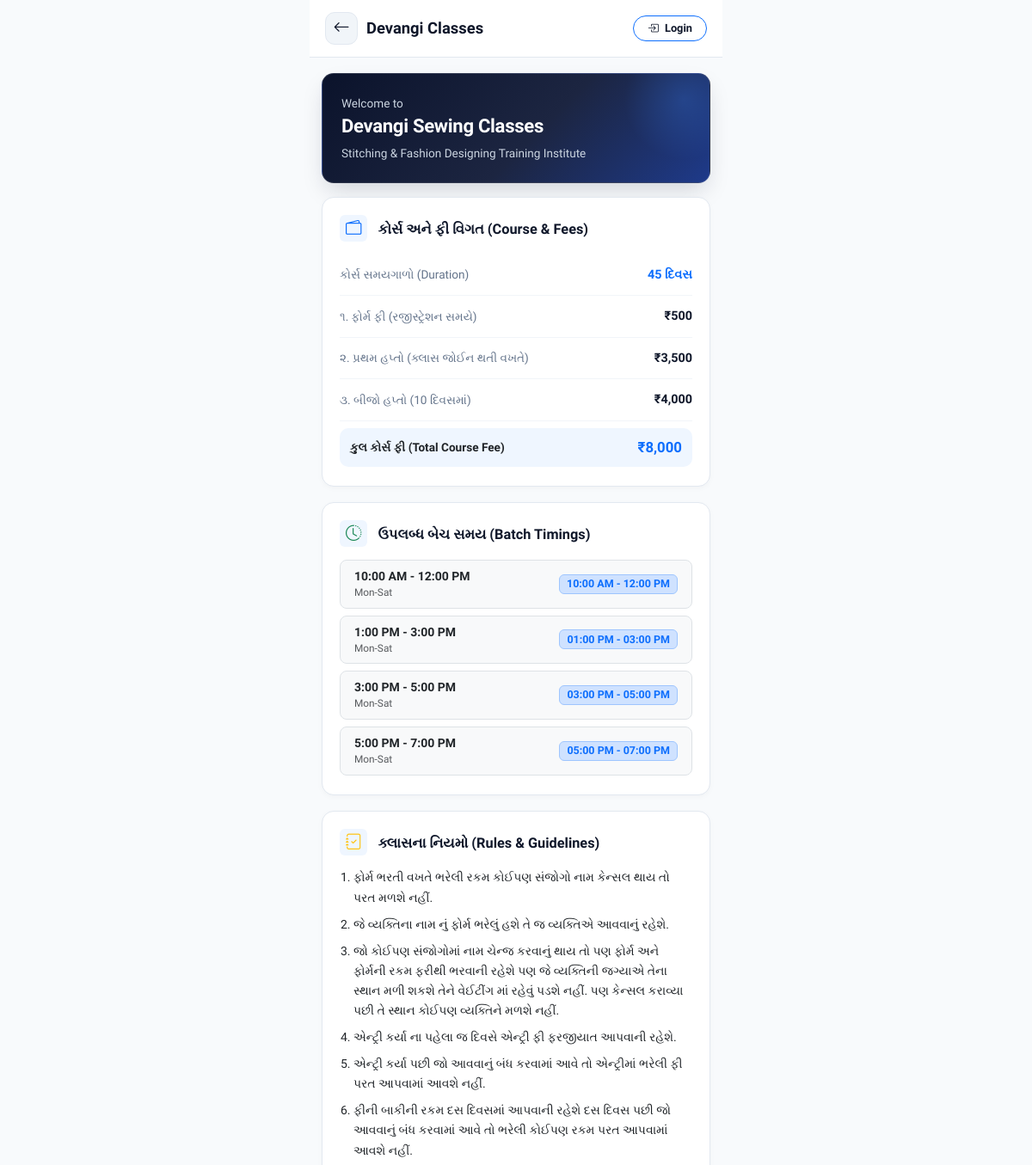
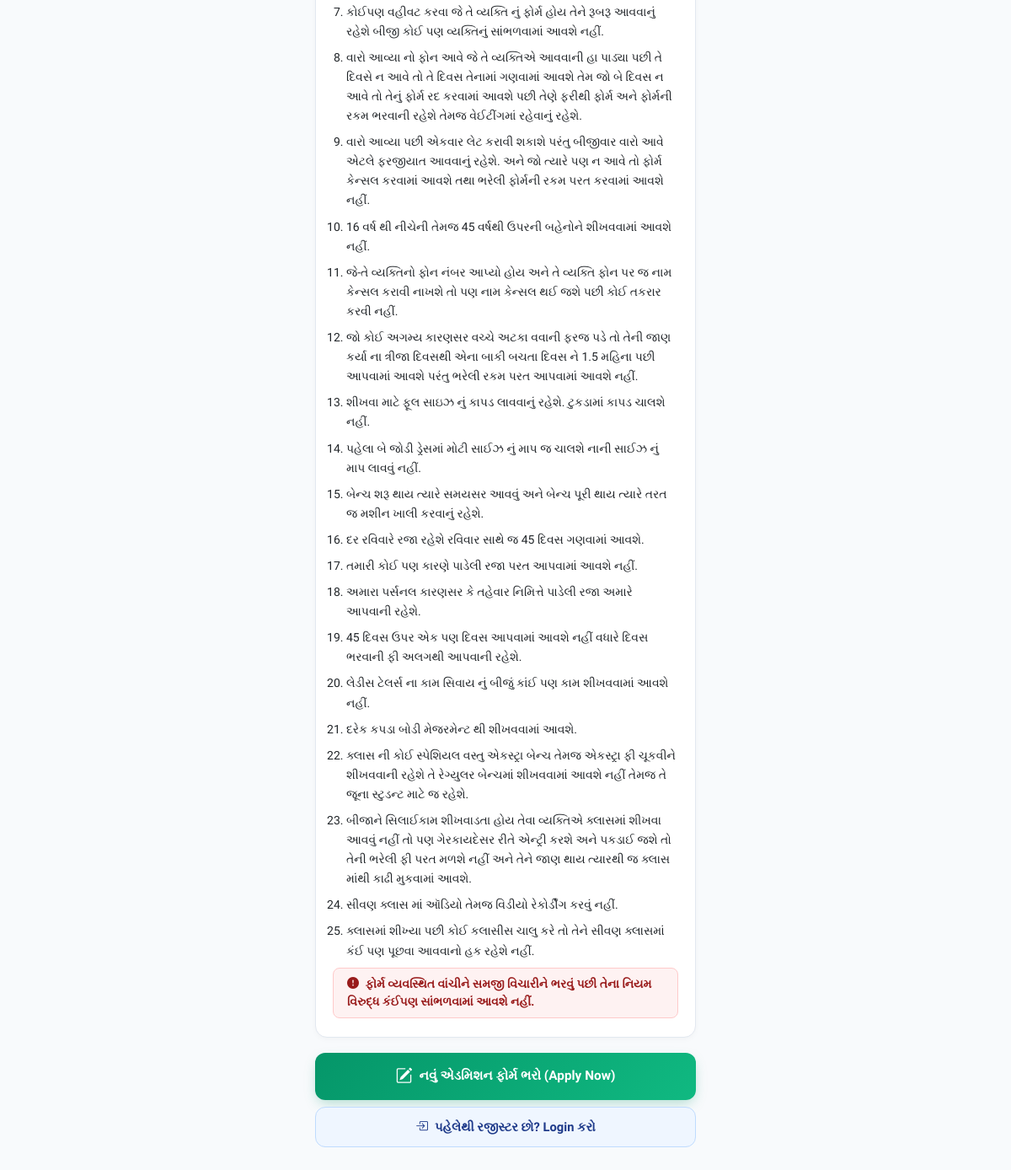
Screenshot of /public/student/info.php with the database file from the repository (2 pictures, top to bottom).
### tables this page shows
CREATE TABLE IF NOT EXISTS batches (
    id INT UNSIGNED AUTO_INCREMENT PRIMARY KEY,
    name VARCHAR(50) NOT NULL,              
    batch_days VARCHAR(100) DEFAULT NULL,   
    start_time TIME NOT NULL,
    end_time TIME NOT NULL,
    capacity INT UNSIGNED NOT NULL DEFAULT 8,
    is_active TINYINT(1) NOT NULL DEFAULT 1,
    created_at DATETIME DEFAULT CURRENT_TIMESTAMP,
    updated_at DATETIME DEFAULT CURRENT_TIMESTAMP ON UPDATE CURRENT_TIMESTAMP
);

### includes/functions.php (called while the page is built, shortened)
<?php
function load_all_settings(bool $forceReload = false): array
{
    if ($forceReload || !isset($GLOBALS['_APP_SETTINGS_CACHE'])) {
        $pdo = db();
        $rows = $pdo->query("SELECT setting_key, setting_value FROM settings")->fetchAll();
        $map = [];
        foreach ($rows as $row) {
            $map[$row['setting_key']] = $row['setting_value'];
        }
        if (($map['_settings_v2_ready'] ?? '') !== '1') {
            ensure_settings_initialized($pdo, $map);
        }
        if (($map['_schema_v6_ready'] ?? '') !== '1') {
            ensure_database_schema_ready($pdo);
            $map['_schema_v6_ready'] = '1';
        }
    }
    return $GLOBALS['_APP_SETTINGS_CACHE'];
}
function ensure_database_schema_ready(PDO $pdo): void
{
    try {
        $studentCols = $pdo->query("SHOW COLUMNS FROM students")->fetchAll(PDO::FETCH_COLUMN);
        if (!in_array('password_hash', $studentCols, true)) {
            $pdo->exec("ALTER TABLE students ADD COLUMN password_hash VARCHAR(255) DEFAULT NULL AFTER student_mobile");
        }
        $pdo->exec("
            UPDATE students s
            JOIN (
                SELECT student_id, MAX(amount) as paid_joining
                FROM payments
                WHERE stage = 'joining_fee' AND status = 'success'
                GROUP BY student_id
            ) p ON s.id = p.student_id
            SET s.joining_fee_amount = p.paid_joining
            WHERE s.joining_fee_amount IS NULL
        ");
        $pdo->exec("
            UPDATE students
            SET form_fee_amount = 500.00,
                joining_fee_amount = 3500.00,
                second_payment_amount = 4000.00,
                total_course_fee = 8000.00
            WHERE (form_no = 'DSC-F-00001' OR id = 1) AND (joining_fee_amount IS NULL OR joining_fee_amount = 4500.00)
        ");
        $currForm = (float)get_setting('form_fee', 500);
        $currJoining = (float)get_setting('joining_fee', 4500);
        $currSecond = (float)get_setting('second_payment_amount', 5000);
        $currTotal = $currForm + $currJoining + $currSecond;
        $pdo->exec("
            UPDATE students
            SET form_fee_amount = COALESCE(form_fee_amount, {$currForm}),
                joining_fee_amount = COALESCE(joining_fee_amount, {$currJoining}),
                second_payment_amount = COALESCE(second_payment_amount, {$currSecond}),
                total_course_fee = COALESCE(total_course_fee, {$currTotal})
            WHERE joining_fee_amount IS NULL OR total_course_fee IS NULL
        ");
        $pdo->exec("CREATE TABLE IF NOT EXISTS student_notices (
            id INT UNSIGNED AUTO_INCREMENT PRIMARY KEY,
            title VARCHAR(255) NOT NULL,
            content TEXT NOT NULL,
            batch_id INT UNSIGNED DEFAULT NULL,
            priority ENUM('normal','important','urgent') NOT NULL DEFAULT 'normal',
            created_by INT UNSIGNED DEFAULT NULL,
            created_at DATETIME DEFAULT CURRENT_TIMESTAMP,
            INDEX idx_student_notices_batch (batch_id)
        ) ENGINE=InnoDB DEFAULT CHARSET=utf8mb4");
        $pdo->exec("CREATE TABLE IF NOT EXISTS student_leave_requests (
            id INT UNSIGNED AUTO_INCREMENT PRIMARY KEY,
            student_id INT UNSIGNED NOT NULL,
            leave_type ENUM('leave','extension','re_course') NOT NULL DEFAULT 'leave',
            start_date DATE NOT NULL,
            end_date DATE DEFAULT NULL,
            total_days INT UNSIGNED DEFAULT 1,
            reason TEXT NOT NULL,
            status ENUM('pending','approved','rejected') NOT NULL DEFAULT 'pending',
            admin_note TEXT DEFAULT NULL,
            reviewed_by INT UNSIGNED DEFAULT NULL,
            reviewed_at DATETIME DEFAULT NULL,
            created_at DATETIME DEFAULT CURRENT_TIMESTAMP,
            INDEX idx_leave_student (student_id)
        ) ENGINE=InnoDB DEFAULT CHARSET=utf8mb4");
        $paymentCols = $pdo->query("SHOW COLUMNS FROM payments")->fetchAll(PDO::FETCH_COLUMN);
        $pdo->exec("CREATE TABLE IF NOT EXISTS payment_otps (
            id INT UNSIGNED AUTO_INCREMENT PRIMARY KEY,
            otp_code VARCHAR(10) NOT NULL,
            context ENUM('payment','manual_receipt','delete_payment') NOT NULL DEFAULT 'payment',
            student_name VARCHAR(150) NOT NULL,
            amount DECIMAL(10,2) NOT NULL,
            stage_label VARCHAR(150) NOT NULL,
            method VARCHAR(50) NOT NULL,
            details_json TEXT DEFAULT NULL,
            sent_to_1 VARCHAR(20) DEFAULT NULL,
            sent_to_2 VARCHAR(20) DEFAULT NULL,
            status ENUM('pending','verified','expired') NOT NULL DEFAULT 'pending',
            requested_by INT UNSIGNED DEFAULT NULL,
            expires_at DATETIME NOT NULL,
            verified_at DATETIME DEFAULT NULL,
            created_at DATETIME DEFAULT CURRENT_TIMESTAMP,
            INDEX idx_otp_code_status (otp_code, status),
            INDEX idx_otp_expires (expires_at)
        ) ENGINE=InnoDB DEFAULT CHARSET=utf8mb4");
        $pdo->exec("CREATE TABLE IF NOT EXISTS student_login_otps (
            id INT UNSIGNED AUTO_INCREMENT PRIMARY KEY,
            student_id INT UNSIGNED NOT NULL,
            mobile VARCHAR(20) NOT NULL,
            otp_code VARCHAR(10) NOT NULL,
            status ENUM('pending', 'verified', 'expired') NOT NULL DEFAULT 'pending',
            sent_via ENUM('whatsapp', 'system') NOT NULL DEFAULT 'whatsapp',
            response_msg VARCHAR(255) DEFAULT NULL,
            expires_at DATETIME NOT NULL,
            verified_at DATETIME DEFAULT NULL,
            created_at DATETIME DEFAULT CURRENT_TIMESTAMP,
            INDEX idx_login_otp_lookup (mobile, otp_code, status),
            INDEX idx_login_otp_expiry (expires_at)
        ) ENGINE=InnoDB DEFAULT CHARSET=utf8mb4");
        $pdo->prepare("
            INSERT INTO settings (setting_key, setting_value, setting_group, description)
            VALUES ('_schema_v7_ready', '1', 'system', 'Auto-migration complete for all tables, split names (surname, first_name, father_husband_name), and student login OTP')
            ON DUPLICATE KEY UPDATE setting_value = '1'
        ")->execute();
    } catch (Throwable $e) {
    }
}
function ensure_settings_initialized(PDO $pdo, array &$cache): void
{
    try {
        $colStmt = $pdo->query("SHOW COLUMNS FROM settings LIKE 'setting_value'");
        $colInfo = $colStmt ? $colStmt->fetch() : null;
        $catalog = get_default_settings_catalog();
        $pdo->prepare(
            "INSERT INTO settings (setting_key, setting_value, setting_group, description)
             VALUES ('_settings_v2_ready', '1', 'system', 'Internal migration marker for dynamic settings')
             ON DUPLICATE KEY UPDATE setting_value = '1'"
        )->execute();
        $cache['_settings_v2_ready'] = '1';
    } catch (Throwable $e) {
    } finally {
        $running = false;
    }
}
function get_setting(string $key, $default = null)
{
    $cache = load_all_settings();
    if (array_key_exists($key, $cache)) {
        return $cache[$key];
    }
    return $default;
}

### public/student/info.php (the view, shortened to what this page needs)
<?php
require_once __DIR__ . '/includes/header.php';
$pdo = db();
$businessName = get_setting('business_name', 'Devangi Sewing Classes');
$tagline = get_setting('institute_tagline', 'Stitching & Fashion Designing Training Institute');
$formFee = (float)get_setting('form_fee', 500);
$joiningFee = (float)get_setting('joining_fee', 3500);
$secondPay = (float)get_setting('second_payment_amount', 4000);
$totalFee = $formFee + $joiningFee + $secondPay;
$courseDays = (int)get_setting('course_duration_days', 45);
$secondDueDays = (int)get_setting('second_payment_due_days', 10);
$rulesRaw = get_setting('admission_rules_text', '');
$rulesList = array_values(array_filter(array_map('trim', explode("\n", $rulesRaw))));
$cautionText = get_setting('admission_caution_text', '');
$batches = $pdo->query("SELECT id, name, start_time, end_time, batch_days FROM batches WHERE is_active = 1 ORDER BY start_time")->fetchAll();
?>
<div class="container-app" style="padding-top: 18px; padding-bottom: 40px;">
    <div class="hero-card mb-3">
        <div class="hero-subtitle">Welcome to</div>
        <div class="hero-title"><?= htmlspecialchars($businessName) ?></div>
        <div class="mt-1" style="font-size: 0.85rem; color: #cbd5e1;">
            <?= htmlspecialchars($tagline) ?>
        </div>
    </div>
    <div class="card-app">
        <div class="card-title">
            <span><i class="bi bi-wallet2 text-primary me-2"></i> કોર્સ અને ફી વિગત (Course &amp; Fees)</span>
        </div>
        <div class="info-row">
            <span class="info-label">કોર્સ સમયગાળો (Duration)</span>
            <span class="info-value fw-bold text-primary"><?= $courseDays ?> દિવસ</span>
        </div>
        <div class="info-row">
            <span class="info-label">૧. ફોર્મ ફી (રજીસ્ટ્રેશન સમયે)</span>
            <span class="info-value fw-bold">₹<?= number_format($formFee, 0) ?></span>
        </div>
        <div class="info-row">
            <span class="info-label">૨. પ્રથમ હપ્તો (ક્લાસ જોઈન થતી વખતે)</span>
            <span class="info-value fw-bold">₹<?= number_format($joiningFee, 0) ?></span>
        </div>
        <div class="info-row">
            <span class="info-label">૩. બીજો હપ્તો (<?= $secondDueDays ?> દિવસમાં)</span>
            <span class="info-value fw-bold">₹<?= number_format($secondPay, 0) ?></span>
        </div>
        <div class="info-row" style="border-bottom: none; background: #eff6ff; padding: 10px 12px; border-radius: 10px; margin-top: 8px;">
            <span class="info-label fw-bold text-dark">કુલ કોર્સ ફી (Total Course Fee)</span>
            <span class="info-value fw-bold text-primary" style="font-size: 1.05rem;">₹<?= number_format($totalFee, 0) ?></span>
        </div>
    </div>
    <div class="card-app">
        <div class="card-title">
            <span><i class="bi bi-clock-history text-success me-2"></i> ઉપલબ્ધ બેચ સમય (Batch Timings)</span>
        </div>
        <?php if (empty($batches)): ?>
            <div class="small text-muted">બેચ સમયની માહિતી માટે ઓફિસનો સંપર્ક કરો.</div>
        <?php else: ?>
            <div class="d-flex flex-column gap-2">
                <?php foreach ($batches as $b): ?>
                    <div class="p-2 px-3 rounded-3 border bg-light d-flex justify-content-between align-items-center">
                        <div>
                            <div class="fw-bold text-dark small"><?= htmlspecialchars($b['name']) ?></div>
                            <?php if (!empty($b['batch_days'])): ?>
                                <div class="text-muted" style="font-size: 0.74rem;"><?= htmlspecialchars($b['batch_days']) ?></div>
                            <?php endif; ?>
                        </div>
                        <span class="badge bg-primary-subtle text-primary border border-primary-subtle" style="font-size: 0.78rem;">
                            <?= date('h:i A', strtotime($b['start_time'])) ?> - <?= date('h:i A', strtotime($b['end_time'])) ?>
                        </span>
                    </div>
                <?php endforeach; ?>
            </div>
        <?php endif; ?>
    </div>
    <?php if (!empty($rulesList)): ?>
    <div class="card-app">
        <div class="card-title">
            <span><i class="bi bi-journal-check text-warning me-2"></i> ક્લાસના નિયમો (Rules &amp; Guidelines)</span>
        </div>
        <ol class="ps-3 mb-2 small text-dark" style="line-height: 1.65;">
            <?php foreach ($rulesList as $rule): ?>
                <li class="mb-2"><?= htmlspecialchars($rule) ?></li>
            <?php endforeach; ?>
        </ol>
        <?php if ($cautionText): ?>
            <div class="p-2 px-3 rounded-3 mt-2 small fw-semibold" style="background: #FEF2F2; color: #991B1B; border: 1px solid #FECACA;">
                <i class="bi bi-exclamation-circle-fill me-1"></i> <?= htmlspecialchars($cautionText) ?>
            </div>
        <?php endif; ?>
    </div>
    <?php endif; ?>
    <div class="d-grid gap-2 mt-3">
        <a href="/public/student/apply.php" class="visitor-btn-primary">
            <i class="bi bi-pencil-square fs-5"></i>
            <span>નવું એડમિશન ફોર્મ ભરો (Apply Now)</span>
        </a>
        <a href="/public/student/login.php" class="visitor-btn-outline">
            <i class="bi bi-box-arrow-in-right"></i>
            <span>પહેલેથી રજીસ્ટર છો? Login કરો</span>
        </a>
    </div>
</div>
<?php require_once __DIR__ . '/includes/footer.php'; ?>

### rows the page displays
batches: name "10:00 AM - 12:00 PM", batch_days "Mon-Sat", start_time "10:00 AM", end_time "12:00 PM"
batches: name "1:00 PM - 3:00 PM", batch_days "Mon-Sat", start_time "01:00 PM", end_time "03:00 PM"
batches: name "3:00 PM - 5:00 PM", batch_days "Mon-Sat", start_time "03:00 PM", end_time "05:00 PM"
batches: name "5:00 PM - 7:00 PM", batch_days "Mon-Sat", start_time "05:00 PM", end_time "07:00 PM"

### other values shown
$businessName "Devangi Sewing Classes"
$tagline "Stitching & Fashion Designing Training Institute"
$courseDays "45"
$formFee "500"
$joiningFee "3,500"
$secondDueDays "10"
$secondPay "4,000"
$totalFee "8,000"
$rule "ફોર્મ ભરતી વખતે ભરેલી રકમ કોઈપણ સંજોગો નામ કેન્સલ થાય તો પરત મળશે નહીં."
$rule "જે વ્યક્તિના નામ નું ફોર્મ ભરેલું હશે તે જ વ્યક્તિએ આવવાનું રહેશે."
$rule "એન્ટ્રી કર્યા ના પહેલા જ દિવસે એન્ટ્રી ફી ફરજીયાત આપવાની રહેશે."
$rule "એન્ટ્રી કર્યા પછી જો આવવાનું બંધ કરવામાં આવે તો એન્ટ્રીમાં ભરેલી ફી પરત આપવામાં આવશે નહીં."
$rule "ફીની બાકીની રકમ દસ દિવસમાં આપવાની રહેશે દસ દિવસ પછી જો આવવાનું બંધ કરવામાં આવે તો ભરેલી કોઈપણ રકમ પરત આપવામાં આવશે નહીં."
$rule "કોઈપણ વહીવટ કરવા જે તે વ્યક્તિ નું ફોર્મ હોય તેને રૂબરૂ આવવાનું રહેશે બીજી કોઈ પણ વ્યક્તિનું સાંભળવામાં આવશે નહીં."
$rule "વારો આવ્યા પછી એકવાર લેટ કરાવી શકાશે પરંતુ બીજીવાર વારો આવે એટલે ફરજીયાત આવવાનું રહેશે. અને જો ત્યારે પણ ન આવે તો ફોર્મ કેન્સલ કરવામાં આવશે તથા ભરેલી ફોર્મની રકમ પરત કરવામાં આવશે નહીં."
